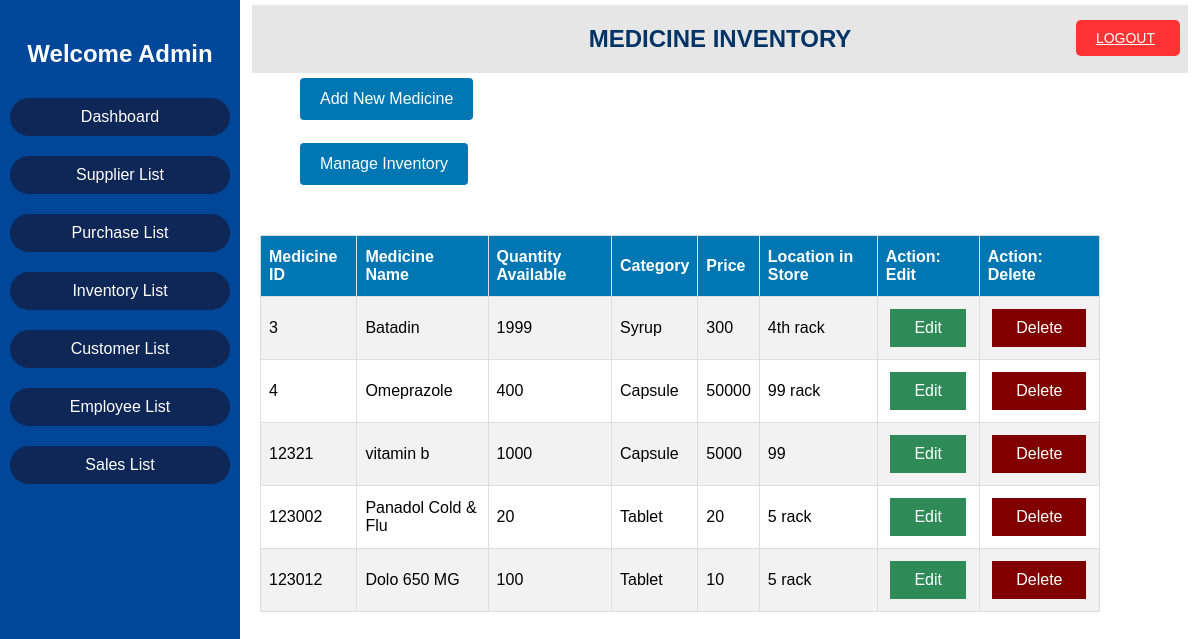
The page /inventory-view.php on the database its author committed.
### tables this page shows
CREATE TABLE `meds` (
  `MED_ID` int(6) NOT NULL,
  `MED_NAME` varchar(50) NOT NULL,
  `MED_QTY` int(11) NOT NULL,
  `CATEGORY` varchar(50) NOT NULL,
  `MED_PRICE` int(10) NOT NULL,
  `LOCATION_RACK` varchar(50) NOT NULL
);

### inventory-view.php (the view, shortened to what this page needs)
<!DOCTYPE html>
<html>
<head>
    <link rel="stylesheet" type="text/css" href="adminpanel.css">
    <link rel="stylesheet" type="text/css" href="table1.css">
</head>
<body>
<header>
    <a href="logout.php" class="logout-button">
        <span class="logout-icon">LOGOUT</span>
    </a>
    </header>
    <div class="sidebar">
        <h2>Welcome Admin</h2>
        <ul>
            <li><a href="adminpanel.php">Dashboard</a></li>
            <li><a href="supplier-view.php">Supplier List</a></li>
            <li><a href="purchase-view.php">Purchase List</a></li>
            <li><a href="inventory-view.php">Inventory List</a></li>
            <li><a href="customer-view.php">Customer List</a></li>
            <li><a href="employee-view.php">Employee List</a></li>
            <li><a href="sales-view.php">Sales List</a></li>
        </ul>
    </div>
    <center>
    <div class="head">
    <h2> MEDICINE INVENTORY </h2>
    </div>
    </center>
    <div class="inventory-add">
        <a href="inventory-add.php"><button>Add New Medicine</button></a><Br><br>
	    <a href="inventory-view.php"><button>Manage Inventory</button></a>
    </div>
    <table align="right" id="table1" style="margin-right:100px;">
        <tr>
            <th>Medicine ID</th>
            <th>Medicine Name</th>
            <th>Quantity Available</th>
            <th>Category</th>
            <th>Price</th>
            <th>Location in Store</th>
            <th>Action: Edit</th>
            <th>Action: Delete</th>
        </tr>
  <?php
    include "config.php";
        $sql = "SELECT med_id, med_name,med_qty,category,med_price,location_rack FROM meds";
        $result = $conn->query($sql);
        if ($result->num_rows > 0) {
        while($row = $result->fetch_assoc()) {
            echo "<tr>";
            echo "<td>" . $row["med_id"]. "</td>";
            echo "<td>" . $row["med_name"] . "</td>";
            echo "<td>" . $row["med_qty"]. "</td>";
            echo "<td>" . $row["category"]. "</td>";
            echo "<td>" . $row["med_price"] . "</td>";
            echo "<td>" . $row["location_rack"]. "</td>";
            echo "<td align=center>";
            echo "<a class='button1 edit-btn' href=inventory-update.php?id=".$row['med_id'].">Edit</a>";
            echo "</td>";
            echo "<td align=center>";
            echo "<a class='button1 del-btn' href=inventory-delete.php?id=".$row['med_id'].">Delete</a>";
            echo "</td>";
            echo "</tr>";
        }
        echo "</table>";
        }
    ?>
</body>
</html>

### adminpanel.css (style rules this page uses)
body { background-color: rgb(255, 255, 255); background: url("img/pharm1.png") no-repeat center center; margin: 0; padding: 0; font-family: Arial, sans-serif; }
.sidebar { height: 100%; width: 20%; position: fixed; top: 0; left: 0; background-color: #004799; color: rgb(255, 255, 255); padding-top: 20px; }
.sidebar h2 { text-align: center; }
.sidebar ul { list-style-type: none; padding: 0; }
.sidebar ul li { padding: 10px; text-align: center; }
.sidebar ul li a { border: 0px solid; background-color: #0f2756; color: rgb(255, 255, 255); text-decoration: none; display: block; padding: 10px; border-radius: 25px; border-collapse: separate; }
div.head { width:78%; font-family:Arial; background-color:#e6e6e6; color:#003366; float:right; margin-top:5px; margin-right:12px; margin-left:500px; top: 0; right: 0; overflow:hidden; }
div.inventory-add button { margin-left: 300px; background-color: #0077b3; color: white; padding: 12px 20px; border: none; border-radius: 4px; cursor: pointer; display:inline-block; margin-top:5px; font-size: 16px; }
div.head { width: 78%; font-family: Arial; background-color: #e6e6e6; color: #003366; float: right; margin-top: 5px; margin-right: 12px; margin-left: 500px; top: 0; right: 0; overflow: hidden; }
div.head { width: 78%; font-family: Arial; background-color: #e6e6e6; color: #003366; float: right; margin-top: 5px; margin-right: 12px; margin-left: 500px; top: 10px; right: 0; overflow: hidden; }
.logout-button { position: absolute; top: 20px; right: 20px; background-color: #ff3333; color: #fff; border: none; padding: 10px 20px; border-radius: 5px; cursor: pointer; font-size: 14px; display: flex; align-items: center; }
.logout-button .logout-icon { margin-right: 5px; }

### table1.css (style rules this page uses)
#table1 { font-family: Arial; border-collapse: collapse; margin-top:50px; margin-right:15px; width: 70%; overflow:auto; }
#table1 td, #table1 th { border: 1px solid #ddd; padding: 8px; }
#table1 tr:nth-child(even) { background-color: #f2f2f2; }
#table1 th { padding-top: 12px; padding-bottom: 12px; text-align: left; background-color: #0077b3; color: white; }
.button1 { border:none; color: white; padding: 10px 24px; text-align: center; text-decoration: none; display: inline-block; margin: 4px 2px; cursor: pointer; }
.edit-btn { background-color:#2E8B57; }
.del-btn { background-color:#800000; }

### rows shown on the page
meds: MED_ID "3", MED_NAME "Batadin", MED_QTY "1999", CATEGORY "Syrup", MED_PRICE "300", LOCATION_RACK "4th rack"
meds: MED_ID "4", MED_NAME "Omeprazole", MED_QTY "400", CATEGORY "Capsule", MED_PRICE "50000", LOCATION_RACK "99 rack"
meds: MED_ID "12321", MED_NAME "vitamin b", MED_QTY "1000", CATEGORY "Capsule", MED_PRICE "5000", LOCATION_RACK "99"
meds: MED_ID "123002", MED_NAME "Panadol Cold & Flu", MED_QTY "20", CATEGORY "Tablet", MED_PRICE "20", LOCATION_RACK "5 rack"
meds: MED_ID "123012", MED_NAME "Dolo 650 MG", MED_QTY "100", CATEGORY "Tablet", MED_PRICE "10", LOCATION_RACK "5 rack"
